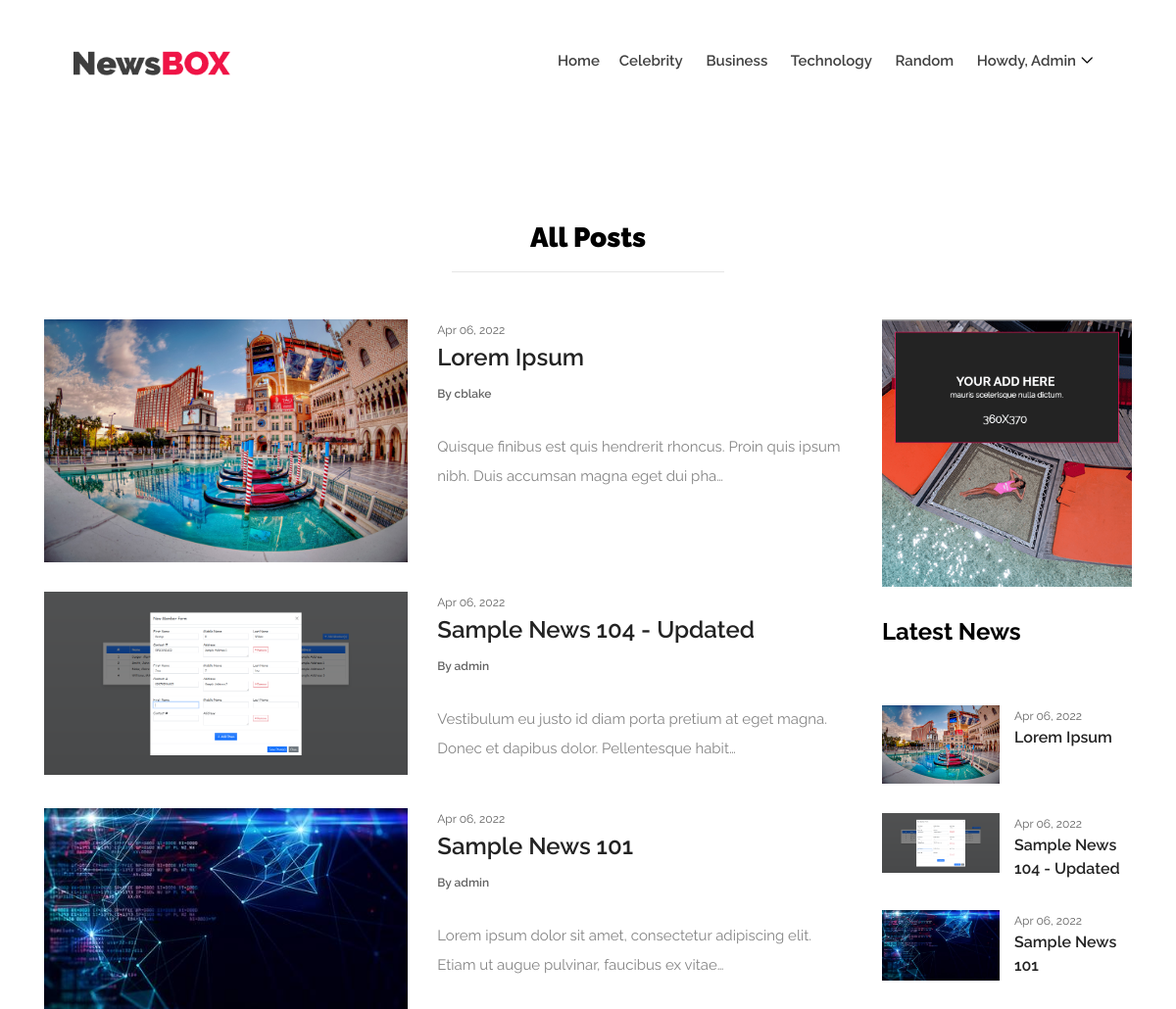
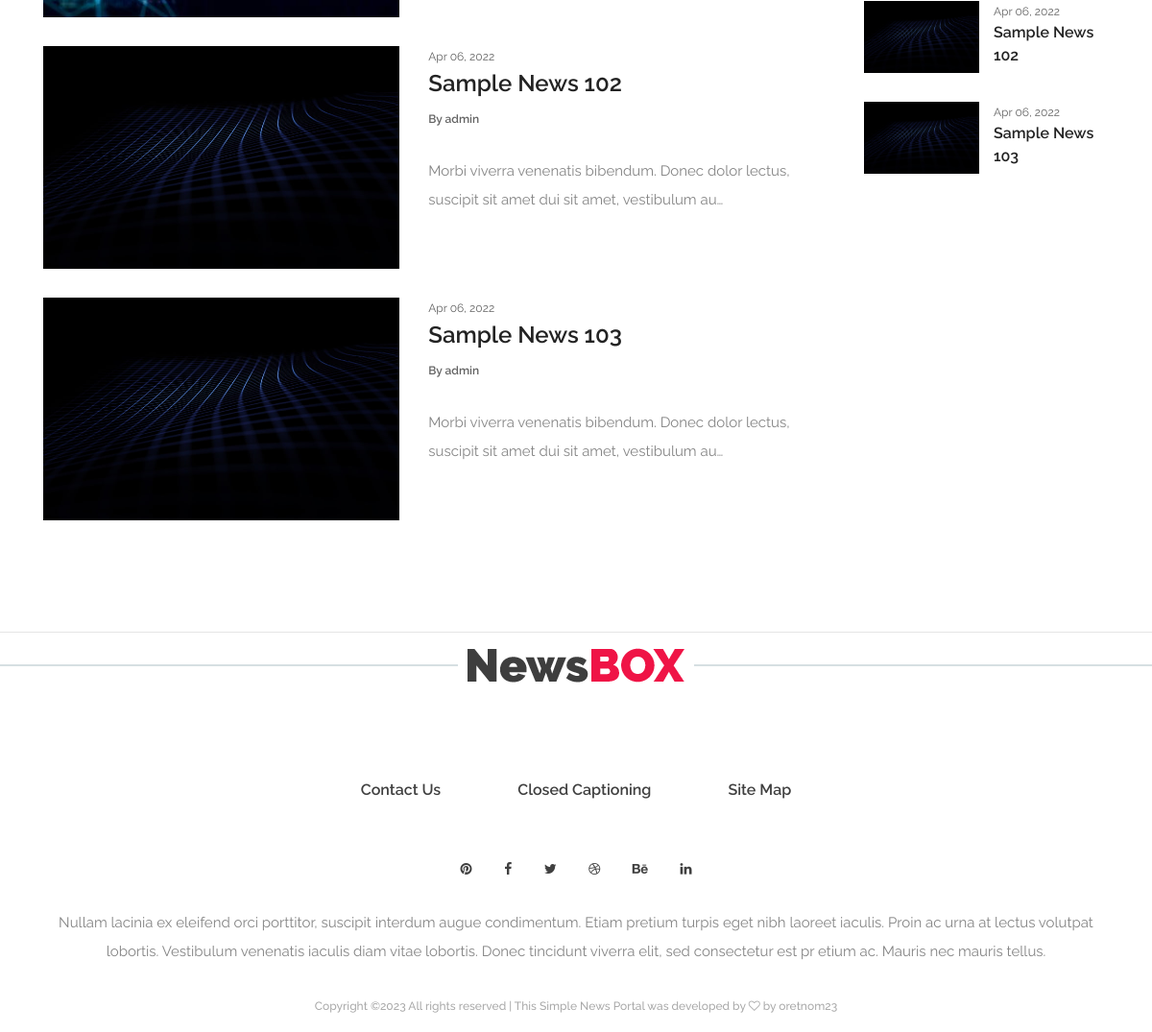
The page /posts (signed in) on the database its author committed (2 pictures, top to bottom).
### newsApp/models.py (models this page shows, shortened)
class Category(models.Model):
    name = models.CharField(max_length=250)
    status = models.CharField(max_length=2, choices=(("1",'Active'), ("2",'Inactive')), default=1)
    date_created = models.DateTimeField(default=timezone.now)
    date_updated = models.DateTimeField(auto_now = True)
    def __str__(self):
        return self.name

class Post(models.Model):
    user = models.ForeignKey(User, on_delete=models.CASCADE)
    category = models.ForeignKey(Category, on_delete=models.CASCADE,default="")
    title = models.TextField()
    short_description = models.TextField()
    content = models.TextField()
    banner_path = models.ImageField(upload_to='news_bannner')
    status = models.CharField(max_length=2, choices=(("1",'Published'), ("2",'Unpublished')), default=2)
    meta_keywords = models.TextField()
    date_created = models.DateTimeField(default=timezone.now)
    date_updated = models.DateTimeField(auto_now = True)

### newsApp/views.py (the view)
# urls.py: path('posts', views.list_posts, name="all-posts"),
@login_required
def list_posts(request):
    context = context_data()
    context['page'] = 'all_post'
    context['page_title'] = 'All Posts'
    if request.user.is_superuser:
        context['posts'] = models.Post.objects.order_by('-date_created').all()
    else:
        context['posts'] = models.Post.objects.filter(user=request.user).all()
    context['latest'] = models.Post.objects.filter(status = 1).order_by('-date_created').all()[:10]
    return render(request, 'posts.html', context)

### newsApp/views.py (called while the page is built)
def context_data():
    context = {
        'site_name': 'Simple News Portal',
        'page' : 'home',
        'page_title' : 'News Portal',
        'categories' : models.Category.objects.filter(status = 1).all(),
    }
    return context

### newsApp/templates/posts.html
{% extends 'layouts/base.html' %}{% load static %} {% block content %}
<div class="news-area section-padding-100-70">
    <div class="container">
        <h3 class="text-center"><b>All Posts</b></h3>
        <center>
            <hr class="w-25">
        </center>
        <div class="row mt-5">
            <div class="col-12 col-md-8 col-lg-9">
                <div id="post-list">
                    {% for post in posts %}
                    <div class="single-blog-post d-flex flex-wrap style-5 mb-30">
                        <div class="blog-thumbnail">
                            <a href="{% url 'view-post' post.pk %}"><img src="{{post.banner_path.url}}" alt="{post.title}"></a>
                        </div>
                        <div class="blog-content">
                            <span class="post-date">{{post.date_created|date:'M d, Y'}}</span>
                            <a href="{% url 'view-post' post.pk %}" class="post-title">{{post.title}}</a>
                            <a href="#" class="post-author">By {{post.user.username}}</a>
                            <p>{{post.short_description|truncatechars:100}}</p>
                        </div>
                    </div>
                    {% endfor %}
                </div>
            </div>
            <div class="col-12 col-md-4 col-lg-3">
                <div class="sidebar-area">
                    <div class="single-widget-area add-widget mb-30">
                        <a href="#">
                            <img src="{% static 'img/bg-img/add3.png' %}" alt="">
                        </a>
                    </div>
                    <div class="single-widget-area news-widget mb-30">
                        <h4>Latest News</h4>
                        {% for lpost in latest %}
                        <div class="single-blog-post d-flex style-4 mb-30">
                            <div class="blog-thumbnail">
                                <a href="{% url 'view-post' lpost.pk %}"><img src="{{lpost.banner_path.url}}" alt="{{lpost.title}}"></a>
                            </div>
                            <div class="blog-content">
                                <span class="post-date">{{lpost.date_created|date:"M d, Y"}}</span>
                                <a href="{% url 'view-post' lpost.pk %}" class="post-title">{{lpost.title}}</a>
                            </div>
                        </div>
                        {% endfor %}
                    </div>
                </div>
            </div>
        </div>
    </div>
</div>
<hr> {% endblock content %}

### newsApp/templates/layouts/base.html (shortened to what this page needs)
{% load static %}
<!DOCTYPE html>
<html lang="en">
<head>
    <link rel="stylesheet" href="{% static 'style.css' %}"> {% block header %} {% endblock header %}
</head>
<body>
    {% include './top-navigation.html' %}
     {% block content %} {% endblock content %}
    {% include './footer.html' %}
</body>
</html>

### newsApp/templates/layouts/top-navigation.html (shortened to what this page needs)
{% load static %}
<header class="header-area">
    <div class="newsbox-main-menu">
        <div class="classy-nav-container breakpoint-off">
            <div class="container-fluid">
                <nav class="classy-navbar justify-content-between" id="newsboxNav">
                    <a href="index.html" class="nav-brand"><img src="{% static 'img/core-img/logo.png' %}" alt=""></a>
                    <div class="classy-menu">
                        <div class="classynav">
                            <ul>
                                <li><a href="{%url 'home-page'%}">Home</a>
                                {% for category in categories %}
                                <li><a href="{% url 'category-post' category.id %}">{{category}}</a></li>
                                {% endfor %}
                                {% if not user.id %}
                                <li><a href="{% url 'login-page' %}">Login</a></li>
                                {% else %}
                                <li>
                                    <a href="#">Howdy, {{user.username}}</a>
                                </li>
                                {% endif %}
                            </ul>
                        </div>
                    </div>
                </nav>
            </div>
        </div>
    </div>
</header>

### newsApp/templates/layouts/footer.html
{% load static %}
<footer class="footer-area">
    <div class="footer-logo mb-100">
        <a href="{% url 'login-page' %}"><img src="{% static 'img/core-img/logo.png' %}" alt=""></a>
    </div>
    <div class="container">
        <div class="row">
            <div class="col-12">
                <div class="footer-content text-center">
                    <div class="footer-nav">
                        <ul>
                            <li><a href="#">Contact Us</a></li>
                            <li><a href="#">Closed Captioning</a></li>
                            <li><a href="#">Site Map</a></li>
                        </ul>
                    </div>
                    <div class="footer-social-info">
                        <a href="#" data-toggle="tooltip" data-placement="top" title="pinterest"><i class="fa fa-pinterest" aria-hidden="true"></i></a>
                        <a href="#" data-toggle="tooltip" data-placement="top" title="facebook"><i class="fa fa-facebook" aria-hidden="true"></i></a>
                        <a href="#" data-toggle="tooltip" data-placement="top" title="twitter"><i class="fa fa-twitter" aria-hidden="true"></i></a>
                        <a href="#" data-toggle="tooltip" data-placement="top" title="dribbble"><i class="fa fa-dribbble" aria-hidden="true"></i></a>
                        <a href="#" data-toggle="tooltip" data-placement="top" title="behance"><i class="fa fa-behance" aria-hidden="true"></i></a>
                        <a href="#" data-toggle="tooltip" data-placement="top" title="linkedin"><i class="fa fa-linkedin" aria-hidden="true"></i></a>
                    </div>
                    <p class="mb-15">Nullam lacinia ex eleifend orci porttitor, suscipit interdum augue condimentum. Etiam pretium turpis eget nibh laoreet iaculis. Proin ac urna at lectus volutpat lobortis. Vestibulum venenatis iaculis diam vitae lobortis. Donec tincidunt viverra elit, sed consectetur est pr etium ac. Mauris nec mauris tellus. </p>
                    <p class="copywrite-text"><a href="#">
Copyright &copy;<script>document.write(new Date().getFullYear());</script> All rights reserved | This {{site_name}} was developed by <i class="fa fa-heart-o" aria-hidden="true"></i> by <a href="mailto:oretnom23@gmail.com" target="_blank">oretnom23</a>
</p>
                </div>
            </div>
        </div>
    </div>
</footer>

### static/css/classy-nav.css (style rules this page uses)
* { margin: 0; padding: 0; }
body { font-family: "Roboto", sans-serif; }
ul, ol { margin: 0; }
ul li, ol li { list-style: none; }
img { height: auto; max-width: 100%; }
.classy-nav-container { position: relative; z-index: 100; background-color: #ffffff; }
.classy-nav-container * { box-sizing: border-box; }
.classy-nav-container a { -webkit-transition-duration: 500ms; transition-duration: 500ms; text-decoration: none; outline: none; font-size: 14px; font-weight: 400; color: #232323; display: inline-block; }
.justify-content-between { -webkit-box-pack: justify; -ms-flex-pack: justify; justify-content: space-between; }
.classy-navbar { width: 100%; height: 70px; padding: 0.5em 2em; display: -webkit-box; display: -ms-flexbox; display: flex; -webkit-box-align: center; -ms-flex-align: center; -ms-grid-row-align: center; align-items: center; }
.classy-navbar .nav-brand { font-size: 26px; font-weight: 500; color: #565656; display: inline-block; margin-right: 30px; }
.classynav ul li { display: inline-block; clear: both; position: inherit; z-index: 10; }
.classynav ul li.cn-dropdown-item { position: relative; z-index: 10; }
.classynav ul li a { padding: 0 12px; display: block; height: 35px; font-size: 14px; line-height: 34px; }
.classynav ul li.megamenu-item > a:after, .classynav ul li.has-down > a:after { font-family: 'classyfonts'; content: "\e900"; font-size: 12px; color: #000000; padding-left: 5px; -webkit-transition-duration: 500ms; transition-duration: 500ms; }
.breakpoint-off .classynav { display: -webkit-box; display: -ms-flexbox; display: flex; -webkit-box-align: center; -ms-flex-align: center; -ms-grid-row-align: center; align-items: center; }

### rows shown on the page
Category: name "Celebrity"
Category: name "Business"
Category: name "Technology"
Category: name "Random"
Post: banner_path (picture), date_created "Apr 06, 2022", title "Lorem Ipsum", user.username "cblake", short_description "Quisque finibus est quis hendrerit rhoncus. Proin quis ipsum nibh. Duis accumsan magna eget dui pha…"
Post: banner_path (picture), date_created "Apr 06, 2022", title "Sample News 104 - Updated", user.username "admin", short_description "Vestibulum eu justo id diam porta pretium at eget magna. Donec et dapibus dolor. Pellentesque habit…"
Post: banner_path (picture), date_created "Apr 06, 2022", title "Sample News 101", user.username "admin", short_description "Lorem ipsum dolor sit amet, consectetur adipiscing elit. Etiam ut augue pulvinar, faucibus ex vitae…"
Post: banner_path (picture), date_created "Apr 06, 2022", title "Sample News 102", user.username "admin", short_description "Morbi viverra venenatis bibendum. Donec dolor lectus, suscipit sit amet dui sit amet, vestibulum au…"
Post: banner_path (picture), date_created "Apr 06, 2022", title "Sample News 103", user.username "admin", short_description "Morbi viverra venenatis bibendum. Donec dolor lectus, suscipit sit amet dui sit amet, vestibulum au…"

### other values the page prints
{{ user.username }} "Admin"
{{ site_name }} "Simple News Portal"
